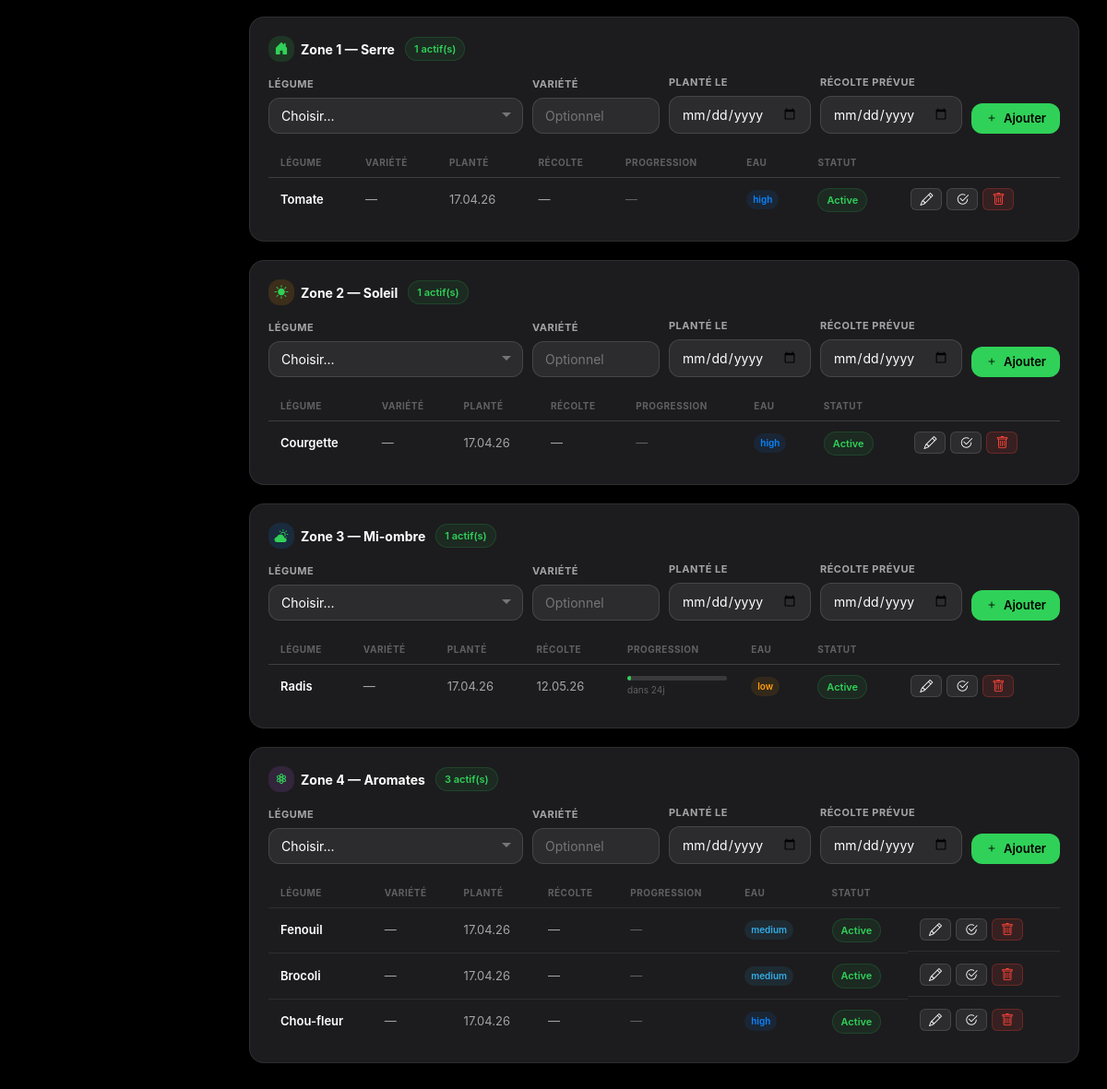
Before: /planting (lower part) with the older database file.
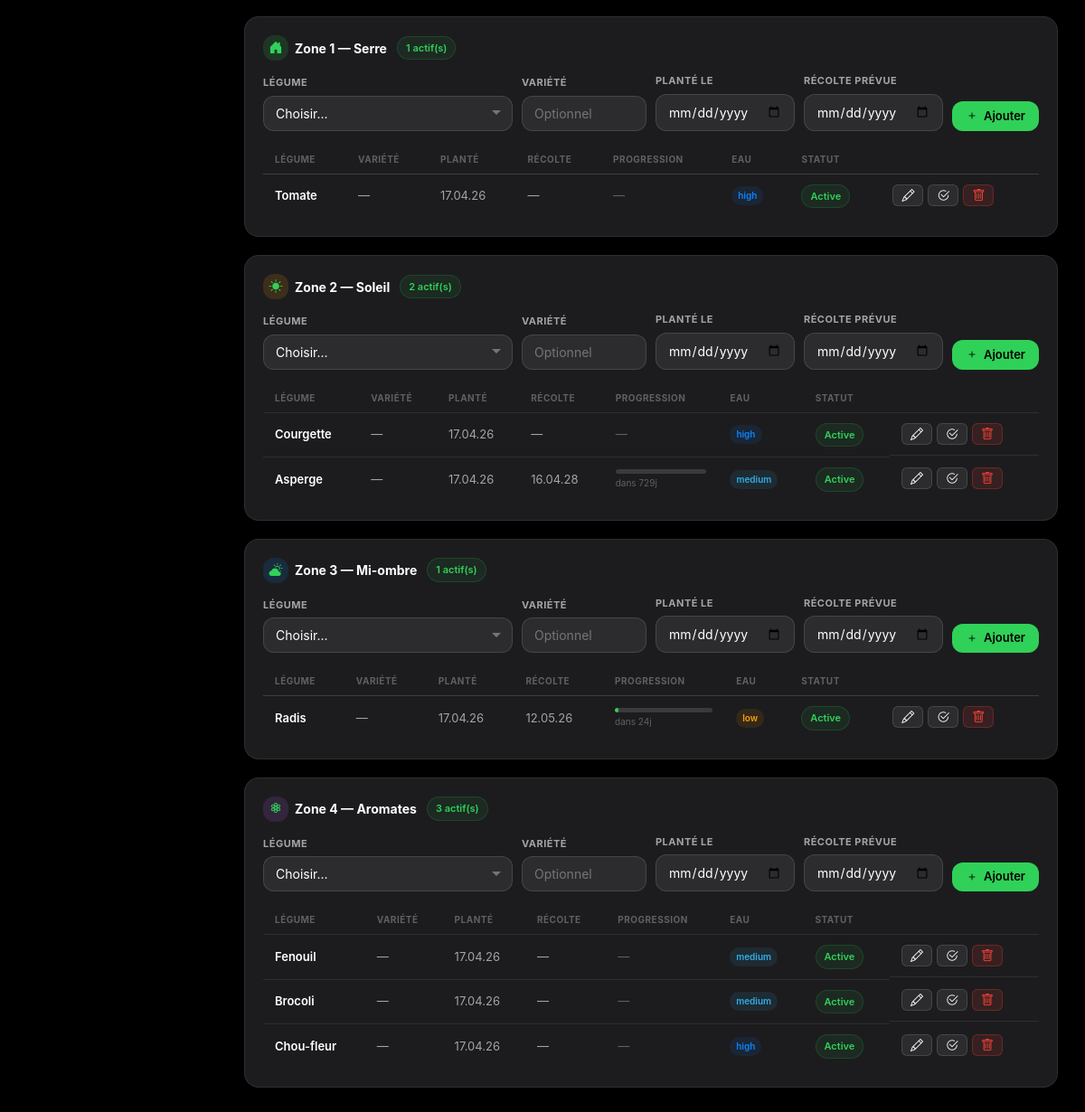
After: the same page with the newer database file.
### app/models/zone.py (models this page shows, shortened)
class Zone(db.Model):
    __tablename__ = "zones"
    zone_id = db.Column(db.Integer, primary_key=True)
    name = db.Column(db.String(64), nullable=False)
    description = db.Column(db.Text, nullable=True)
    has_roof = db.Column(db.Boolean, default=False)
    irrigation_mode = db.Column(db.String(16), default="auto")  # auto | manual | disabled
    moisture_threshold_low = db.Column(db.Float, default=30.0)
    moisture_threshold_high = db.Column(db.Float, default=65.0)
    irrigation_duration_min = db.Column(db.Integer, default=15)
    created_at = db.Column(db.DateTime, default=datetime.utcnow)

### app/models/planting.py (models this page shows, shortened)
class Planting(db.Model):
    __tablename__ = "plantings"
    id = db.Column(db.Integer, primary_key=True)
    zone_id = db.Column(db.Integer, nullable=False, index=True)
    vegetable_name = db.Column(db.String(64), nullable=False)
    variety = db.Column(db.String(64), nullable=True)
    planted_date = db.Column(db.Date, nullable=True)
    expected_harvest_date = db.Column(db.Date, nullable=True)
    water_need = db.Column(db.String(8), default="medium")  # low | medium | high
    status = db.Column(db.String(16), default="active")  # planned | active | harvested | removed
    notes = db.Column(db.Text, nullable=True)

### app/api/routes_config.py (the view)
@config_bp.get("/planting")
def planting_page():
    advisor = current_app.extensions["planting_advisor"]
    zones = Zone.query.order_by(Zone.zone_id).all()
    current_month = date.today().month
    plantings_by_zone = {}
    warnings_by_zone = {}
    for zone in zones:
        plantings_by_zone[zone.zone_id] = (
            Planting.query.filter_by(zone_id=zone.zone_id)
            .order_by(Planting.planted_date.desc()).all()
        )
        warnings_by_zone[zone.zone_id] = advisor.check_zone_compatibility(zone.zone_id)
    all_vegetables = advisor.get_all_vegetables()
    golden = advisor.get_golden_associations()
    seasonal_advice = advisor.get_seasonal_advice(current_month)
    return render_template(
        "planting.html",
        zones=zones,
        plantings_by_zone=plantings_by_zone,
        warnings_by_zone=warnings_by_zone,
        all_vegetables=all_vegetables,
        golden_associations=golden,
        current_month=current_month,
        month_name=MONTH_NAMES_FR.get(current_month, ""),
        seasonal_advice=seasonal_advice,
        today_date=date.today(),
    )

### app/__init__.py (called while the page is built)
def _setup_auth(app: Flask) -> None:
    from flask import request, session, redirect, url_for
    _PUBLIC = {"/login", "/login/post", "/logout"}
    @app.before_request
    def check_auth():
        if request.path.startswith("/static"):
            return
        if request.path in _PUBLIC:
            return
        try:
            from .models import AdminUser
            auth_required = AdminUser.query.filter_by(enabled=True).first() is not None
        except Exception:
            return
        if auth_required and "auth_user" not in session:
            return redirect(f"/login?next={request.path}")

### app/services/planting_advisor.py (called while the page is built)
    def get_all_vegetables(self) -> list[dict]:
        return self._plants

    def get_golden_associations(self) -> list[dict]:
        return self._rules.get("golden_associations", [])

### app/templates/planting.html (shortened to what this page needs)
{% extends "base.html" %}
{% block content %}
<div class="page-body">
  {% for zone in zones %}
  <div class="card mb-3">
    <div class="card-title">
      <div class="zone-icon z{{ zone.zone_id }}" style="width:28px;height:28px;font-size:14px;">
        {% if zone.zone_id == 1 %}<i class="bi bi-house-door-fill"></i>
        {% elif zone.zone_id == 2 %}<i class="bi bi-sun-fill"></i>
        {% elif zone.zone_id == 3 %}<i class="bi bi-cloud-sun-fill"></i>
        {% else %}<i class="bi bi-flower3"></i>{% endif %}
      </div>
      Zone {{ zone.zone_id }} — {{ zone.name }}
      {% set active_count = plantings_by_zone.get(zone.zone_id, []) | selectattr('status','eq','active') | list | length %}
      {% if active_count > 0 %}
      <span class="badge badge-plant" style="margin-left:4px;">{{ active_count }} actif(s)</span>
      {% endif %}
      {% set warnings = warnings_by_zone.get(zone.zone_id, []) %}
    </div>
    <form action="{{ url_for('config.add_planting') }}" method="post" style="display:grid;grid-template-columns:2fr 1fr 1fr 1fr auto;gap:10px;align-items:end;margin-bottom:16px;">
      <div>
        <label class="form-label">Légume</label>
        <select name="vegetable_name" class="form-select" required>
          <option value="">Choisir...</option>
        </select>
      </div>
      <div>
        <label class="form-label">Variété</label>
        <input type="text" name="variety" class="form-control" placeholder="Optionnel">
      </div>
      <div>
        <label class="form-label">Planté le</label>
        <input type="date" name="planted_date" class="form-control"
               value="{{ now().strftime('%Y-%m-%d') if now is defined else '' }}">
      </div>
      <div>
        <label class="form-label">Récolte prévue</label>
        <input type="date" name="expected_harvest_date" class="form-control">
      </div>
      <div>
        <button type="submit" class="btn btn-primary">
          <i class="bi bi-plus"></i> Ajouter
        </button>
      </div>
    </form>
    {% set zone_plantings = plantings_by_zone.get(zone.zone_id, []) %}
    {% if zone_plantings %}
    <div style="overflow-x:auto;">
      <table class="table-modern">
        <thead><tr>
          <th>Légume</th><th>Variété</th><th>Planté</th><th>Récolte</th>
          <th>Progression</th><th>Eau</th><th>Statut</th><th></th>
        </tr></thead>
        <tbody>
          {% for p in zone_plantings %}
          <tr>
            <td style="color:var(--text-primary);font-weight:600;">{{ p.vegetable_name }}</td>
            <td>{{ p.variety or '—' }}</td>
            <td>{{ p.planted_date.strftime('%d.%m.%y') if p.planted_date else '—' }}</td>
            <td>{{ p.expected_harvest_date.strftime('%d.%m.%y') if p.expected_harvest_date else '—' }}</td>
            <td>
              {% if p.planted_date and p.expected_harvest_date and p.status == 'active' %}
                {% set total_days = (p.expected_harvest_date - p.planted_date).days %}
                {% set elapsed_days = (today_date - p.planted_date).days %}
                {% set days_left = (p.expected_harvest_date - today_date).days %}
                {% if total_days > 0 %}
                  {% set pct_raw = ((elapsed_days / total_days) * 100) | int %}
                  {% set pct = pct_raw if pct_raw > 0 else 0 %}
                  {% set pct = pct if pct < 100 else 100 %}
                {% else %}
                  {% set pct = 100 %}{% set days_left = 0 %}
                {% endif %}
                <div style="min-width:80px;">
                  <div style="height:5px;border-radius:3px;background:var(--bg-tertiary);overflow:hidden;margin-bottom:3px;">
                    <div style="height:100%;width:{{ pct }}%;border-radius:3px;background:{% if days_left < 0 %}var(--red){% elif days_left <= 7 %}var(--orange){% else %}var(--green){% endif %};"></div>
                  </div>
                  <div style="font-size:10px;color:{% if days_left < 0 %}var(--red){% elif days_left <= 7 %}var(--orange){% else %}var(--text-tertiary){% endif %};">
                    {% if days_left < 0 %}⚠️ {{ -days_left }}j retard{% elif days_left == 0 %}🎉 Aujourd'hui{% else %}dans {{ days_left }}j{% endif %}
                  </div>
                </div>
              {% else %}
                <span style="color:var(--text-tertiary)">—</span>
              {% endif %}
            </td>
            <td>
              <span class="attr {% if p.water_need == 'high' %}water-high{% elif p.water_need == 'low' %}water-low{% else %}water-medium{% endif %}">
                {{ p.water_need }}
              </span>
            </td>
            <td>
              <span class="badge {% if p.status == 'active' %}badge-plant{% elif p.status == 'harvested' %}badge-roof-open{% else %}badge-valve-close{% endif %}">
                {{ {'active':'Active','harvested':'Récoltée','planned':'Planifiée','removed':'Supprimée'}.get(p.status, p.status) }}
              </span>
            </td>
            <td style="display:flex;gap:5px;">
              <button type="button" class="btn btn-secondary btn-xs" title="Modifier"
                onclick="openEditModal({{ p.id }}, '{{ p.vegetable_name|e }}', '{{ (p.variety or '')|e }}', '{{ p.expected_harvest_date.strftime('%Y-%m-%d') if p.expected_harvest_date else '' }}', '{{ p.status }}', '{{ p.water_need }}', '{{ (p.notes or '')|e }}', 'planting')">
                <i class="bi bi-pencil"></i>
              </button>
              {% if p.status == 'active' %}
              <form action="{{ url_for('config.harvest_planting', planting_id=p.id) }}" method="post">
                <button class="btn btn-secondary btn-xs" title="Marquer récoltée">
                  <i class="bi bi-check2-circle"></i>
                </button>
              </form>
              {% endif %}
              <form id="del-planting-{{ p.id }}" action="{{ url_for('config.delete_planting', planting_id=p.id) }}" method="post">
                <button type="button" class="btn btn-danger btn-xs"
                  onclick="showConfirm({title:'Supprimer la plantation',body:'Supprimer {{ p.vegetable_name }}{% if p.variety %} ({{ p.variety }}){% endif %} ?',okLabel:'Supprimer'},()=>document.getElementById('del-planting-{{ p.id }}').submit())">
                  <i class="bi bi-trash"></i>
                </button>
              </form>
            </td>
          </tr>
          {% endfor %}
        </tbody>
      </table>
    </div>
    {% else %}
    <div class="empty-state" style="padding:20px;">
      <i class="bi bi-flower1" style="font-size:28px;display:block;margin-bottom:6px;"></i>
      <p>Aucune plantation enregistrée dans cette zone.</p>
    </div>
    {% endif %}
  </div>
  {% endfor %}
</div>
{% endblock %}

### app/templates/base.html (shortened to what this page needs)
<!DOCTYPE html>
<html lang="fr">
<head>
  <link rel="stylesheet" href="{{ url_for('static', filename='css/style.css') }}">
  <link rel="stylesheet" href="https://cdn.jsdelivr.net/npm/bootstrap-icons@1.11.3/font/bootstrap-icons.min.css">
</head>
<body>
<div class="app-layout">
  <div class="main-content">
    {% block content %}{% endblock %}
  </div>
</div>
</body>
</html>

Changed rows visible on the page:
computed for Zone "Soleil": zone_id "1" → "2"
added Planting: vegetable_name "Asperge", variety "—", planted_date "17.04.26", expected_harvest_date "16.04.28", days_left "729", water_need "medium", status "Active", shown under Zone "Soleil"
